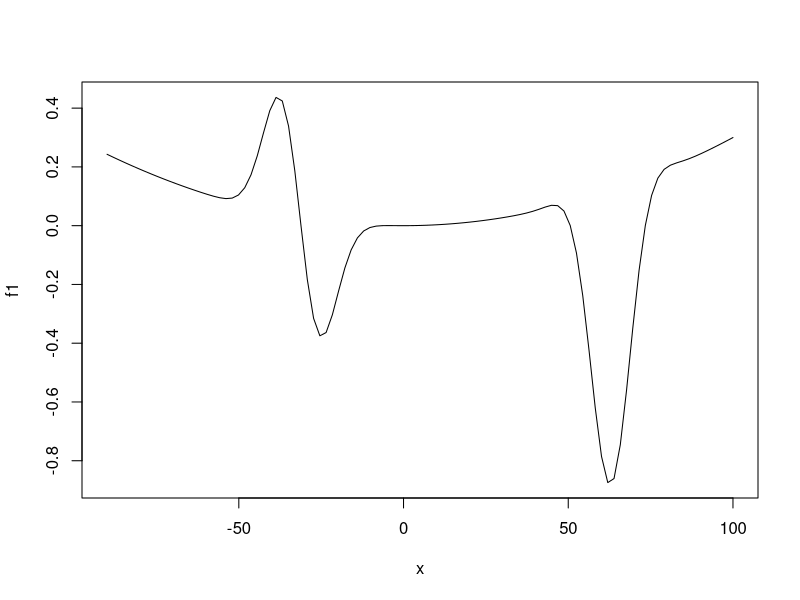

This chart was generated by the following R code:
f1 <- function(x){sin(x/10)*exp(-((x/10)+pi)^2) - cos(x/10)*exp(-((x/10)-2*pi)^2) + 0.003*(x/10)^2}
plot(f1, -90,100)



expandsion_bds_2pkt <- function(f, x0, delta) {
  a <- b <- x0  # Inicjalizacja przedziału poszukiwań
  i <- 0
  j <- 0
  
  
  
  while (TRUE) {
    # Poszukiwanie górnej granicy
    x_right <- x0 + 2^i * delta
    if (f(x_right) > f(x0)) {
      b <- x_right
      break
    }
    i <- i + 1
  }
    
  while (TRUE) {
    # Poszukiwanie dolnej granicy
    x_left <- x0 - 2^j * delta
    if (f(x_left) > f(x0)) {
      a <- x_left
      break
    }
    j <- j + 1
  }
    
  
  return(cat(a,b,i,j))
}

expandsion_bds_2pkt(f1, -30, 0.00000001)

interpolacja_Lagrange <- function(f, a, c, b, epsilon, gamma) {
  i <- 0
  d <- (1/2) * (f(a) * (c^2 - b^2) + f(c) * (b^2 - a^2) + f(b) * (a^2 - c^2)) /
    (f(a) * (c - b) + f(c) * (b - a) + f(b) * (a - c))
  cat(d)
  if (d<a || d>b || d==c){
    return(cat(" Algorytm nie jest zbieżny"))
  }
  while ((b - a) > epsilon) {
    i <- i + 1
    
    if (is.na(d) || is.na(c) || abs(d - c) < gamma) {
      break
    }
    
    if (a < d && d < c) {
      if (f(d) < f(c)) {
        a <- a
        c <- d
        b <- c
      } else {
        a <- d
        c <- c
        b <- b
      }
    } else if (c < d && d < b) {
      if (f(d) < f(c)) {
        a <- c
        c <- d
        b <- b
      } else {
        a <- a
        c <- c
        b <- d
      }
    }
    
    d <- (1/2) * (f(a) * (c^2 - b^2) + f(c) * (b^2 - a^2) + f(b) * (a^2 - c^2)) /
      (f(a) * (c - b) + f(c) * (b - a) + f(b) * (a - c))
  }
  
  cat("Znalezione minimum:", d, "\n")
  return(d)
}
res <- interpolacja_Lagrange(f1, -30,-19,-8,0.001, 0.00001)
res

newton_armijo <-  function(f, df, d2f, x0, alfa, p, tol) {
  iter = 1
  cat("Iteracja: ", iter, "x = ", x0, "\n")
  
  repeat {
    if (d2f(x0) > 0) {
      # Wyznaczanie długości kroku zgodnie z algorytmem Newtona
      d = -df(x0) / d2f(x0)
    } else {
      # Jeśli druga pochodna nie jest dodatnia, przyjmujemy długość kroku d = 1
      d = 1
    }
    
    # Sprawdzenie warunku Armijo
    if (f(x0 + d) <= f(x0) + alfa * d * df(x0)) {
      x_new = x0 + d
      iter = iter + 1
      cat("Iteracja: ", iter, "x = ", x_new, "\n")
      
      # Sprawdzenie warunku stopu
      if (abs(x_new - x0) < tol) {
        return(x_new)
      }
      
      x0 = x_new
    } else {
      # Zmniejszenie długości kroku
      d = p * d
    }
  }
}


